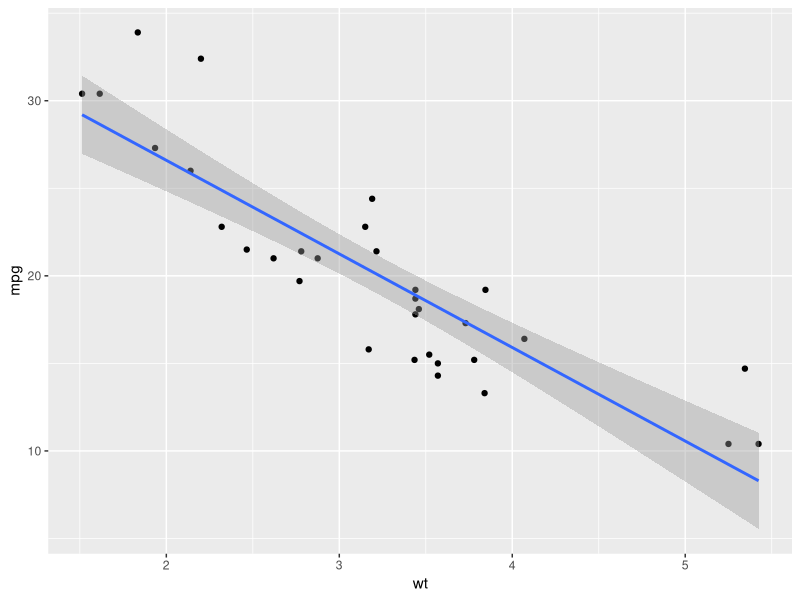
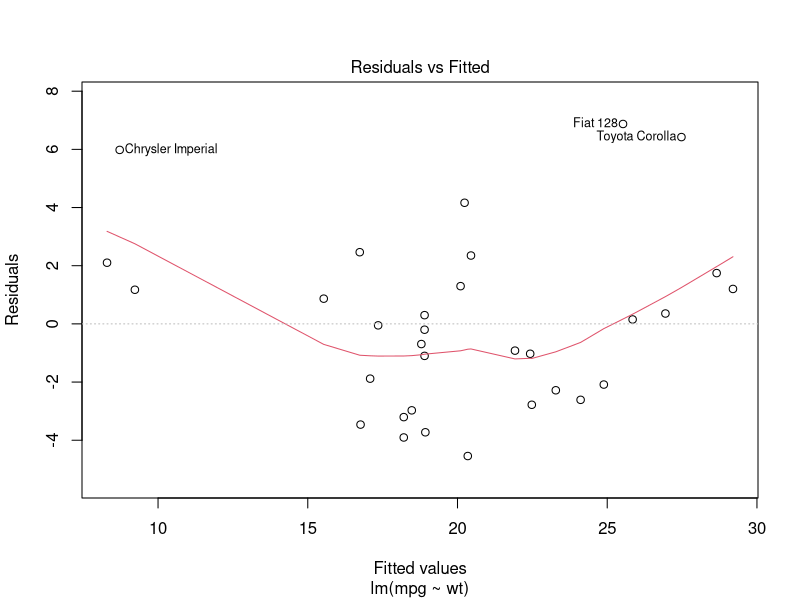
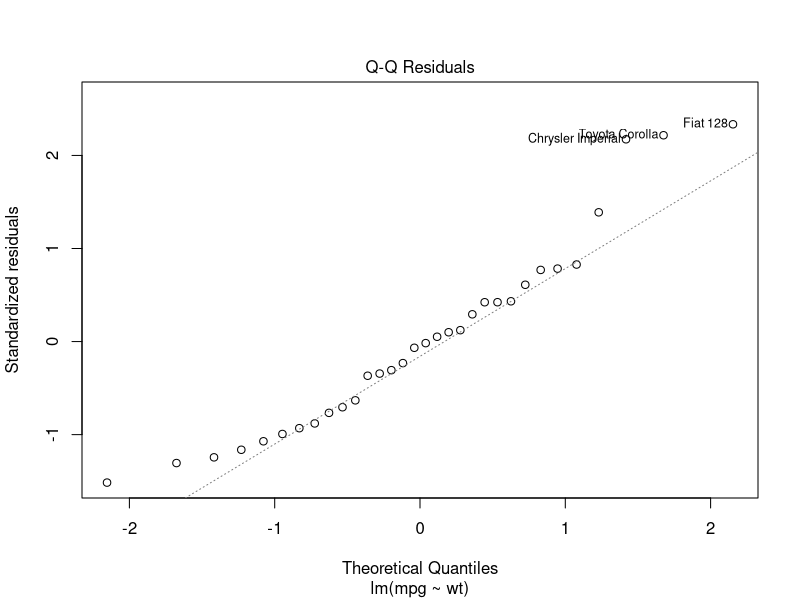
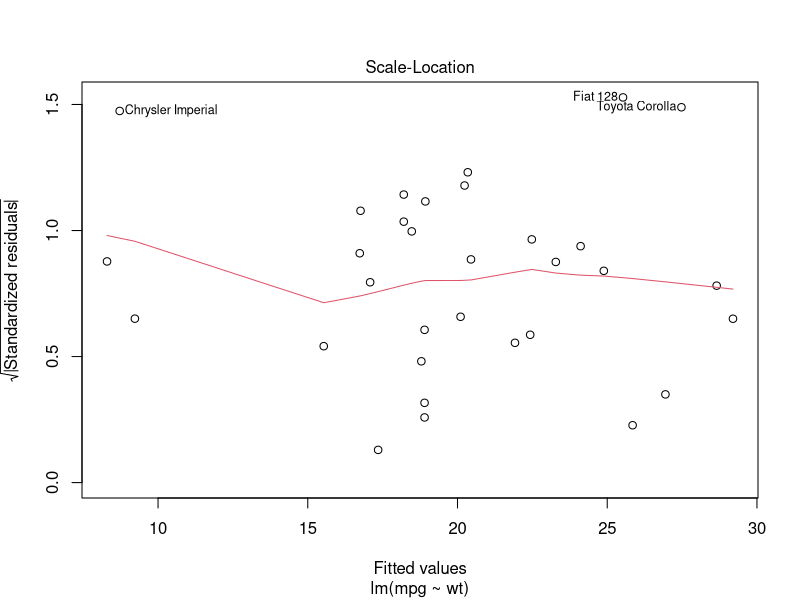
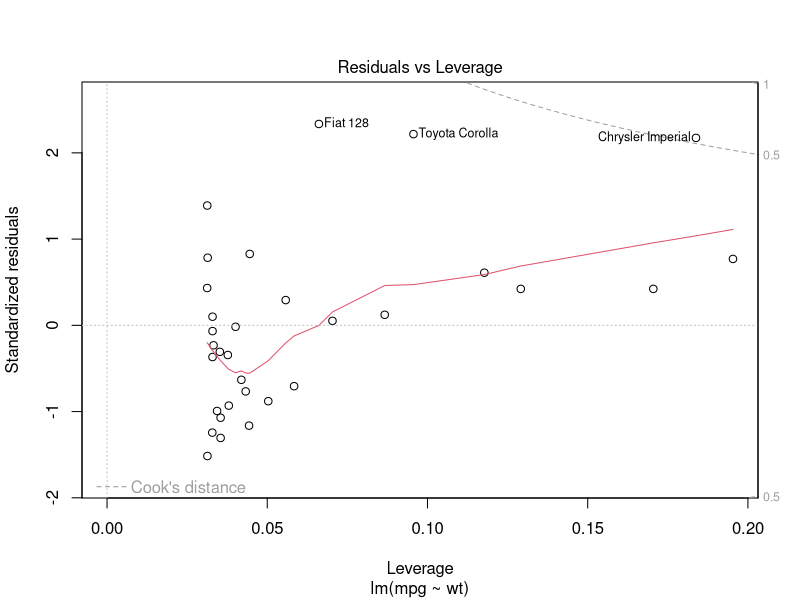
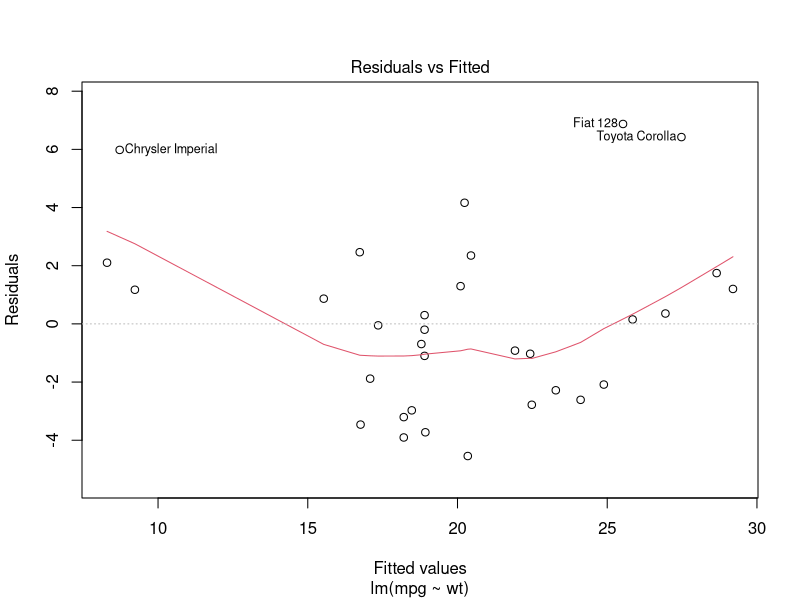
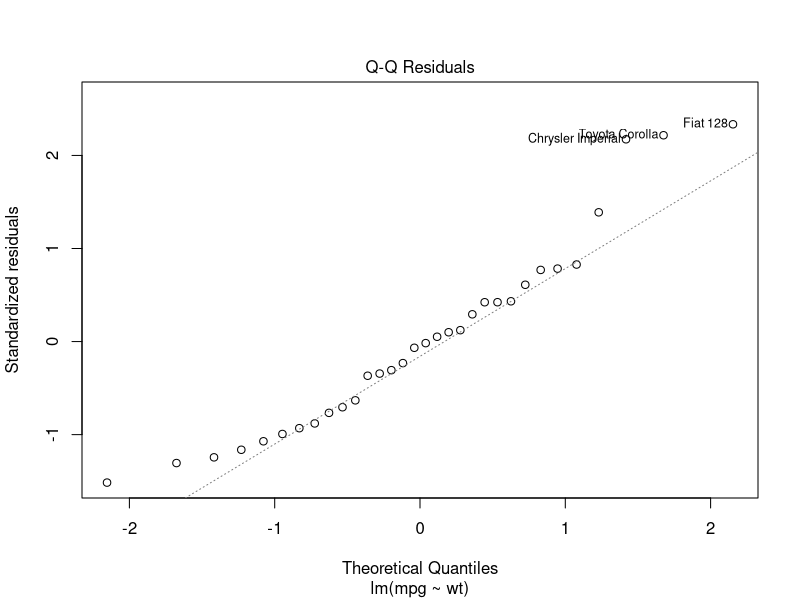
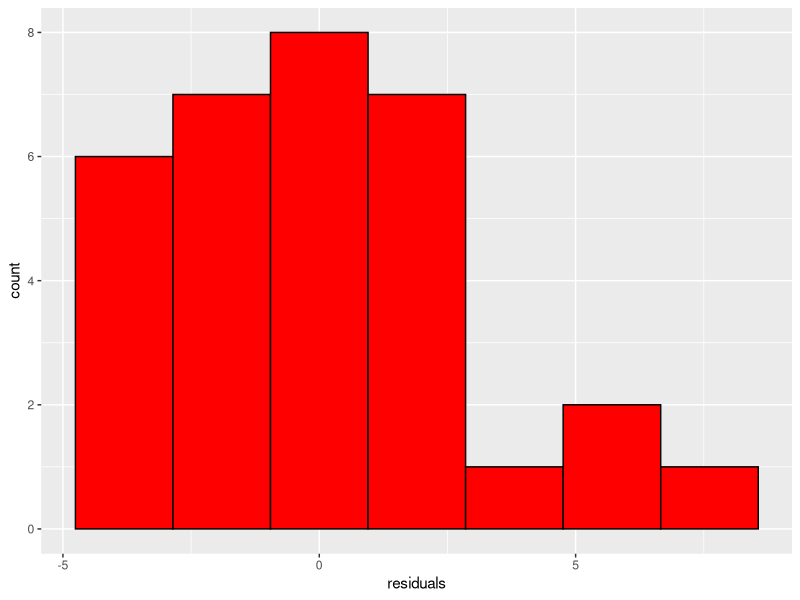

The R source for these figures, in order:
## ---- chunk 1
knitr::opts_chunk$set(echo = TRUE, warning=FALSE, message = FALSE)
## ---- chunk 2
library(tidyverse)
attach(mtcars)

ggplot(mtcars, aes(x=wt, y=mpg)) +geom_point() +geom_smooth(method="lm")

model<-lm(mpg~wt, mtcars)
summary(model)
## ---- chunk 3
plot(model)

#this gives the qqplot and the residual plot
plot(model, 1:2)
## ---- chunk 4
#check your outliers positions you can use  the following code (remove the hashtag)
#res2<-model$residuals

res<-residuals(model)

res<-tibble(res)

ggplot(res, aes(x=res)) + geom_histogram(col="black", fill="red", bins = 7)+xlab("residuals")

## ---- chunk 5
ggplot(mtcars, aes(x=as.factor(cyl), y=mpg))+geom_boxplot()

model2<-lm(mpg~wt + as.factor(cyl), dat=mtcars)
summary(model2)
## ---- chunk 6
plot(model2, 1:2)
